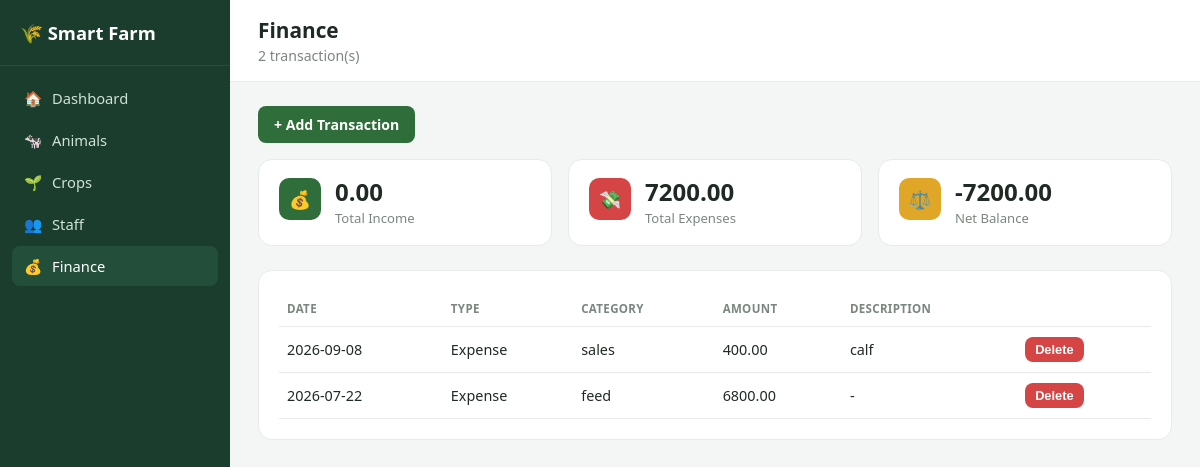
The page /finance on the database its author committed.
### models.py (models this page shows)
class Transaction(db.Model):
    __tablename__ = "transactions"
    id = db.Column(db.Integer, primary_key=True)
    date = db.Column(db.Date, default=date.today)
    type = db.Column(db.String(10), nullable=False)  # Income or Expense
    amount = db.Column(db.Float, nullable=False)
    category = db.Column(db.String(50))
    description = db.Column(db.Text)

### app.py (the view)
@app.route("/finance")
def finance():
    all_transactions = Transaction.query.order_by(Transaction.date.desc()).all()
    income = sum(t.amount for t in all_transactions if t.type == "Income")
    expense = sum(t.amount for t in all_transactions if t.type == "Expense")
    return render_template(
        "finance/finance.html",
        transactions=all_transactions,
        income=income,
        expense=expense,
        balance=income - expense,
    )

### templates/finance/finance.html (shortened to what this page needs)
{% extends "base.html" %}
{% block page_title %}Finance{% endblock %}
{% block page_subtitle %}{{ transactions|length }} transaction(s){% endblock %}
{% block content %}
  <div style="margin-bottom:16px;">
    <a href="{{ url_for('add_transaction') }}" class="btn">+ Add Transaction</a>
  </div>
  <div class="stats-grid">
    <div class="stat-card">
      <div class="icon-badge">💰</div>
      <div>
        <div class="value">{{ "%.2f"|format(income) }}</div>
        <div class="label">Total Income</div>
      </div>
    </div>
    <div class="stat-card">
      <div class="icon-badge danger">💸</div>
      <div>
        <div class="value">{{ "%.2f"|format(expense) }}</div>
        <div class="label">Total Expenses</div>
      </div>
    </div>
    <div class="stat-card">
      <div class="icon-badge warning">⚖️</div>
      <div>
        <div class="value">{{ "%.2f"|format(balance) }}</div>
        <div class="label">Net Balance</div>
      </div>
    </div>
  </div>
  <div class="card">
    {% if transactions %}
    <table>
      <thead>
        <tr>
          <th>Date</th><th>Type</th><th>Category</th><th>Amount</th><th>Description</th><th></th>
        </tr>
      </thead>
      <tbody>
        {% for t in transactions %}
        <tr>
          <td>{{ t.date }}</td>
          <td>{{ t.type }}</td>
          <td>{{ t.category or '-' }}</td>
          <td>{{ "%.2f"|format(t.amount) }}</td>
          <td>{{ t.description or '-' }}</td>
          <td>
            <form method="POST" action="{{ url_for('delete_transaction', transaction_id=t.id) }}" style="display:inline;" onsubmit="return confirm('Remove this transaction?');">
              <button type="submit" class="btn" style="background:#d64545; padding:5px 10px; font-size:0.8rem;">Delete</button>
            </form>
          </td>
        </tr>
        {% endfor %}
      </tbody>
    </table>
    {% else %}
    <p style="color:#7a877e;">No transactions yet.</p>
    {% endif %}
  </div>
{% endblock %}

### static/css/style.css (style rules this page uses)
:root { --sidebar-bg: #1a3d2e; --sidebar-bg-light: #234f3a; --accent: #2f6d3a; --accent-light: #eaf6ee; --bg: #f3f6f4; --card: #ffffff; --text: #1f2a24; --muted: #7a877e; --border: #e7ece8; --danger: #d64545; --warning: #e0a627; --blue: #3b82c4; }
* { box-sizing: border-box; }
body { margin: 0; font-family: "Segoe UI", Arial, sans-serif; background: var(--bg); color: var(--text); }
.stats-grid { display: grid; grid-template-columns: repeat(auto-fit, minmax(200px, 1fr)); gap: 16px; margin-bottom: 24px; }
.stat-card { background: var(--card); border: 1px solid var(--border); border-radius: 14px; padding: 18px 20px; display: flex; align-items: flex-start; gap: 14px; }
.stat-card .icon-badge { width: 42px; height: 42px; border-radius: 10px; display: flex; align-items: center; justify-content: center; font-size: 1.1rem; color: white; background: var(--accent); flex-shrink: 0; }
.stat-card .icon-badge.warning { background: var(--warning); }
.stat-card .icon-badge.danger { background: var(--danger); }
.stat-card .value { font-size: 1.5rem; font-weight: 700; color: var(--text); line-height: 1.2; }
.stat-card .label { color: var(--muted); font-size: 0.82rem; margin-top: 2px; }
.card { background: var(--card); border: 1px solid var(--border); border-radius: 14px; padding: 20px; margin-bottom: 20px; }
.btn { display: inline-block; background: var(--accent); color: white; border: none; padding: 9px 16px; border-radius: 8px; cursor: pointer; text-decoration: none; font-size: 0.88rem; font-weight: 600; }
table { width: 100%; border-collapse: collapse; }
th, td { text-align: left; padding: 10px 8px; border-bottom: 1px solid var(--border); font-size: 0.9rem; }
th { color: var(--muted); font-weight: 600; text-transform: uppercase; font-size: 0.72rem; letter-spacing: 0.03em; }

### rows shown on the page
Transaction: date "2026-09-08", type "Expense", category "sales", amount "400.00", description "calf"
Transaction: date "2026-07-22", type "Expense", category "feed", amount "6800.00", description "-"

### other values the page prints
{{ transactions|length }} "2"
{{ "%.2f"|format(income) }} "0.00"
{{ "%.2f"|format(expense) }} "7200.00"
{{ "%.2f"|format(balance) }} "-7200.00"
